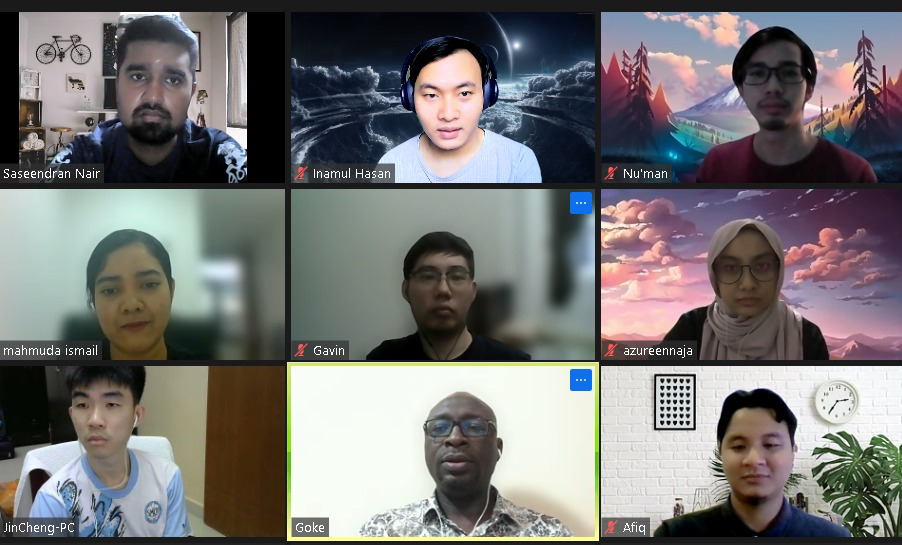
#> input picture Assignment25/img_1.png, 902 x 545 px, found by its file name; the run also reads 2 pictures not shown here
$ python collection.py
#> lines starting #> are read from the running program, lines starting #| are printed output that depends on the picture
import cv2 as cv
import matplotlib.pyplot as plt
import os

for i in range (1,4):
    imageFile = f"img_{i}.png"
    img = cv.imread(imageFile)
#> img is the input picture: shape (545, 902, 3); mean B, G, R 115, 115.4, 117

    if not os.path.exists("dataset_new"):
        os.mkdir("dataset_new")

    folderPath = os.path.splitext(imageFile)[0]
    folderPath = f"dataset_new/{folderPath}"

    if not os.path.exists(folderPath):
        os.mkdir(folderPath)
#> pass 2 of the loop `for i in range (1,4):`:
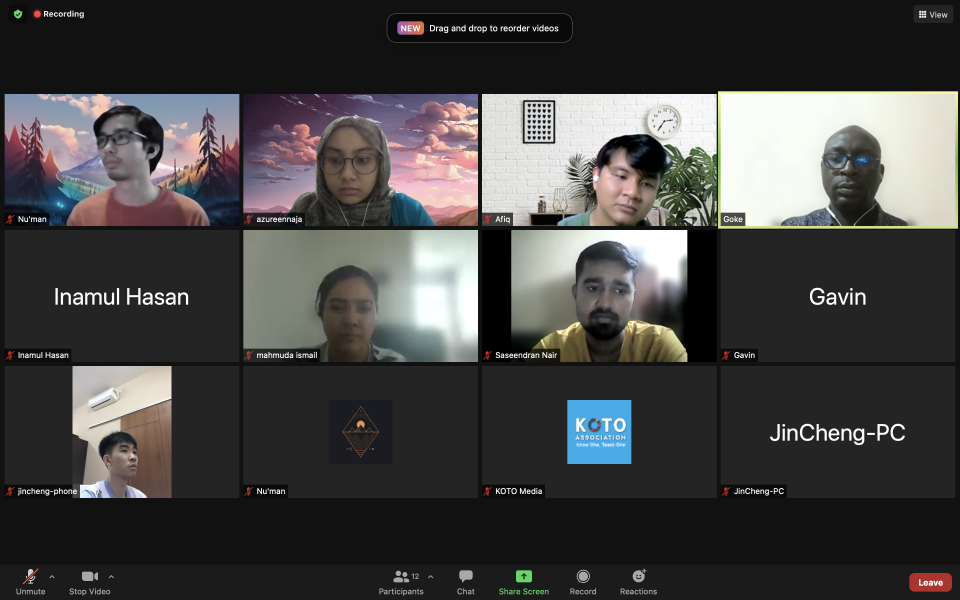
#> input picture Assignment25/img_2.png, 2880 x 1800 px, found by its file name (shown at 1/3 size)
#> img is the input picture: shape (1800, 2880, 3); mean B, G, R 67.9, 68.5, 69.6
#> pass 3 of the loop `for i in range (1,4):`:
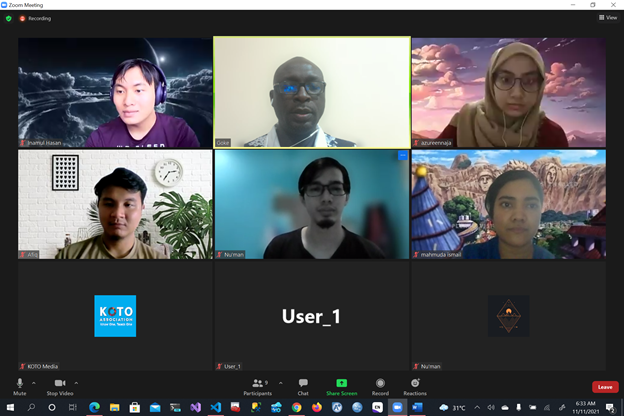
#> input picture Assignment25/img_3.png, 624 x 416 px, found by its file name
#> img is the input picture: shape (416, 624, 3); mean B, G, R 87.2, 84.6, 82.2

point_list1 = []
point_list1.append(((348, 380), (572, 539), 'goke'))
point_list1.append(((659, 219), (880, 347), 'azureen'))
point_list1.append(((24, 15), (247, 163), 'saseendran'))
point_list1.append(((33, 227), (264, 357), 'mahmuda'))
point_list1.append(((636, 22), (887, 157), 'numan'))
point_list1.append(((309, 21), (580, 165), 'inamul'))
point_list1.append(((341, 215), (581, 360), 'gavin'))
point_list1.append(((31, 368), (243, 521), 'jincheng'))
point_list1.append(((663, 387), (871, 543), 'afiq'))

point_list2 = []
point_list2.append(((2319, 366), (2829, 676), 'goke'))
point_list2.append(((824, 341), (1369, 666), 'azureen'))
point_list2.append(((1564, 746), (2079, 1091), 'saseendran'))
point_list2.append(((854, 796), (1314, 1086), 'mahmuda'))
point_list2.append(((109,321), (709, 681), 'numan'))
point_list2.append(((234, 1265), (524, 1496), 'jincheng'))
point_list2.append(((1649, 376), (2099, 681), 'afiq'))

point_list3 = []
point_list3.append(((236, 55), (386, 148), 'goke'))
point_list3.append(((431, 41), (588, 149), 'azureen'))
point_list3.append(((439, 161), (601, 259), 'mahmuda'))
point_list3.append(((240,154), (397, 259), 'numan'))
point_list3.append(((70, 52), (210, 149), 'inamul'))
point_list3.append(((48, 168), (203, 260), 'afiq'))


count = 1

# ls_of_ls = []

# for ls in ls_of_ls:
for w in point_list1:

    ((x1, y1), (x2, y2), label) = w

    if y2 < y1:
        y = y2
        y2 = y1
        y1 = y

    if x2 < x1:
        x = x2
        x2 = x1
        x1 = x

    img1 = cv.imread('img_1.png')
    img_cropped = img1[y1:y2, x1:x2].copy()
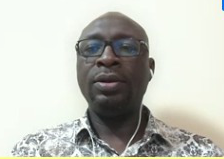
#> img_cropped: shape (159, 224, 3); mean B, G, R 188, 195.9, 194.3
    print(img_cropped.shape)
#| (159, 224, 3)

    saveFileName = 'dataset_new/img_1' + '/' + label + '.png'

    cv.imwrite(saveFileName, img_cropped)

    count+=1
#> pass 2 of the loop `for w in point_list1:`:
#| (128, 221, 3)
#> pass 3 of the loop `for w in point_list1:`:
#| (148, 223, 3)
#> the loop made 9 passes; the first 3 are shown

for t in point_list2:

    ((x1, y1), (x2, y2), label) = t
#> x1 = 2319; y1 = 366; x2 = 2829; y2 = 676; label = 'goke'

    if y2 < y1:
        y = y2
        y2 = y1
        y1 = y

    if x2 < x1:
        x = x2
        x2 = x1
        x1 = x

    img2 = cv.imread('img_2.png')
    img_cropped = img2[y1:y2, x1:x2].copy()
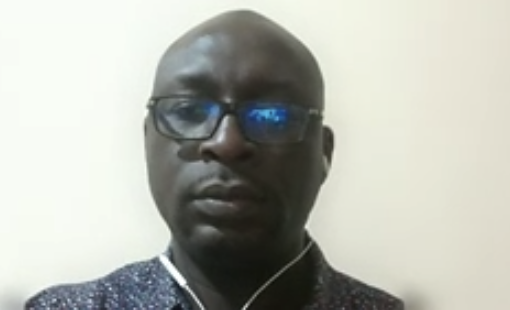
#> img_cropped: shape (310, 510, 3); mean B, G, R 174.7, 182.8, 180.8
    print(img_cropped.shape)
#| (310, 510, 3)

    saveFileName = 'dataset_new/img_2' + '/' + label + '.png'
#> saveFileName = 'dataset_new/img_2/goke.png'

    cv.imwrite(saveFileName, img_cropped)

    count+=1
#> pass 2 of the loop `for t in point_list2:`:
#> `img_cropped = img2[y1:y2, x1:x2].copy()`:
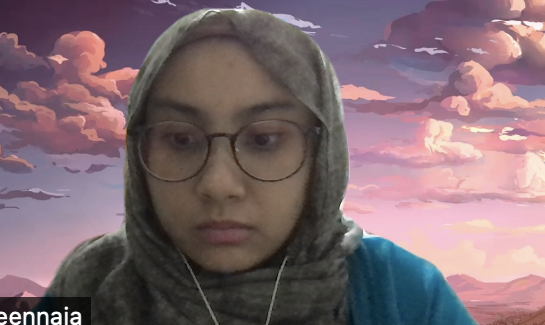
#> img_cropped: shape (325, 545, 3); mean B, G, R 112.2, 105.6, 127.1
#| (325, 545, 3)
#> pass 3 of the loop `for t in point_list2:`:
#> `img_cropped = img2[y1:y2, x1:x2].copy()`:
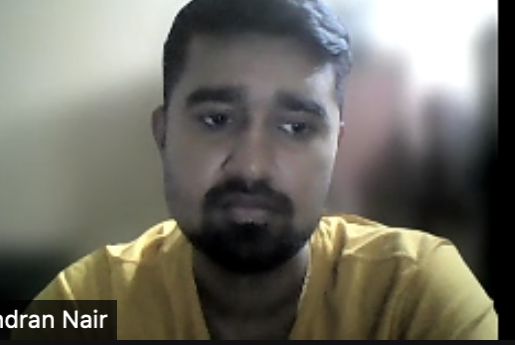
#> img_cropped: shape (345, 515, 3); mean B, G, R 100.2, 109.7, 111.5
#| (345, 515, 3)
#> the loop made 7 passes; the first 3 are shown

for v in point_list3:

    ((x1, y1), (x2, y2), label) = v
#> x1 = 236; y1 = 55; x2 = 386; y2 = 148

    if y2 < y1:
        y = y2
        y2 = y1
        y1 = y

    if x2 < x1:
        x = x2
        x2 = x1
        x1 = x

    img3 = cv.imread('img_3.png')
    img_cropped = img3[y1:y2, x1:x2].copy()
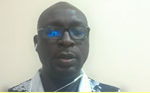
#> img_cropped: shape (93, 150, 3); mean B, G, R 183.6, 193.6, 189.3
    print(img_cropped.shape)
#| (93, 150, 3)

    saveFileName = 'dataset_new/img_3' + '/' + label + '.png'
#> saveFileName = 'dataset_new/img_3/goke.png'

    cv.imwrite(saveFileName, img_cropped)

    count+=1
#> pass 2 of the loop `for v in point_list3:`:
#> `img_cropped = img3[y1:y2, x1:x2].copy()`:
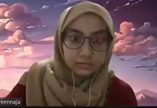
#> img_cropped: shape (108, 157, 3); mean B, G, R 93.9, 90.2, 120.2
#| (108, 157, 3)
#> pass 3 of the loop `for v in point_list3:`:
#> `img_cropped = img3[y1:y2, x1:x2].copy()`:
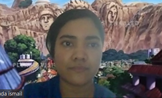
#> img_cropped: shape (98, 162, 3); mean B, G, R 95.9, 96.2, 104.4
#| (98, 162, 3)
#> the loop made 6 passes; the first 3 are shown

        #ls_of_ls.append(list(point_list1), list(point_list2, list(point_list3)))
